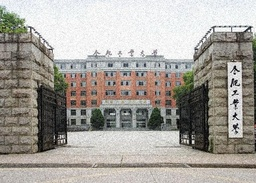
#> input picture Category_01_10/hfut_noise.jpg, 256 x 183 px, shrunk from 640 x 457 before the run
$ python median_filter.py   (older library calls are emulated)
#> lines starting #> are read from the running program, lines starting #| are printed output that depends on the picture
#> further down, img is the input picture: shape (183, 256, 3); mean B, G, R 155.3, 161.4, 165.3
import cv2
import numpy as np


# Median filter
def median_filter(img, K_size=3):
#> called with K_size = 3
    H, W, C = img.shape
#> H = 183; W = 256; C = 3

    ## Zero padding
    pad = K_size // 2
    out = np.zeros((H + pad*2, W + pad*2, C), dtype=np.float)
    out[pad:pad+H, pad:pad+W] = img.copy().astype(np.float)
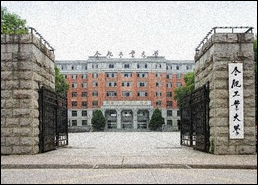
#> out: shape (185, 258, 3) float64; mean B, G, R 152.5, 158.5, 162.3

    tmp = out.copy()

    # filtering
    for y in range(H):
        for x in range(W):
            for c in range(C):
                out[pad+y, pad+x, c] = np.median(tmp[y:y+K_size, x:x+K_size, c])
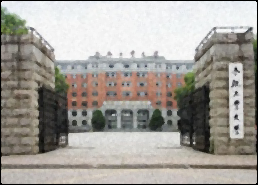
#> out: shape (185, 258, 3) float64; mean B, G, R 153, 159.1, 162.9

    out = out[pad:pad+H, pad:pad+W].astype(np.uint8)
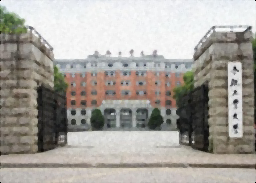
#> out: shape (183, 256, 3); mean B, G, R 155.9, 162, 166

    return out


# Read image
img = cv2.imread("../hfut_noise.jpg")


# Median Filter
out = median_filter(img, K_size=3)

# opencv API
# img = cv2.medianBlur(img,5)
# font=cv2.FONT_HERSHEY_SIMPLEX

# Save result
cv2.imwrite("../result_image/median_filter.jpg", out)
cv2.imshow("result", out)
cv2.waitKey(0)
cv2.destroyAllWindows()

$ run again, with Category_01_10/imori.jpg copied over Category_01_10/hfut_noise.jpg
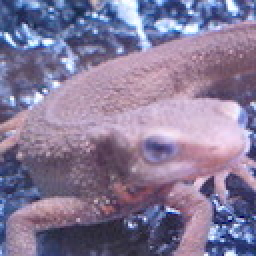
#> input picture Category_01_10/imori.jpg, 128 x 128 px (shown 2 times larger)
#> img is the input picture: shape (128, 128, 3); mean B, G, R 152.8, 121.8, 134.1
#> after the loop in median_filter, `for y in range(H):`:
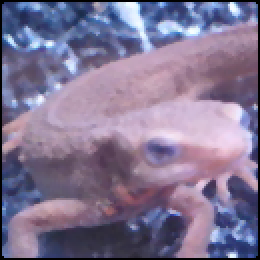
#> out: shape (130, 130, 3) float64 (shown 2 times larger); mean B, G, R 147.2, 117.1, 129.1
#> in median_filter, `out = out[pad:pad+H, pad:pad+W].astype(np.uint8)`:
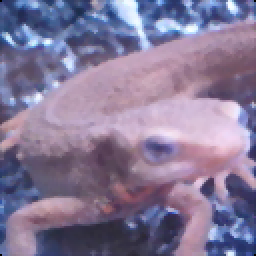
#> out: shape (128, 128, 3) (shown 2 times larger); mean B, G, R 151.9, 120.8, 133.2
